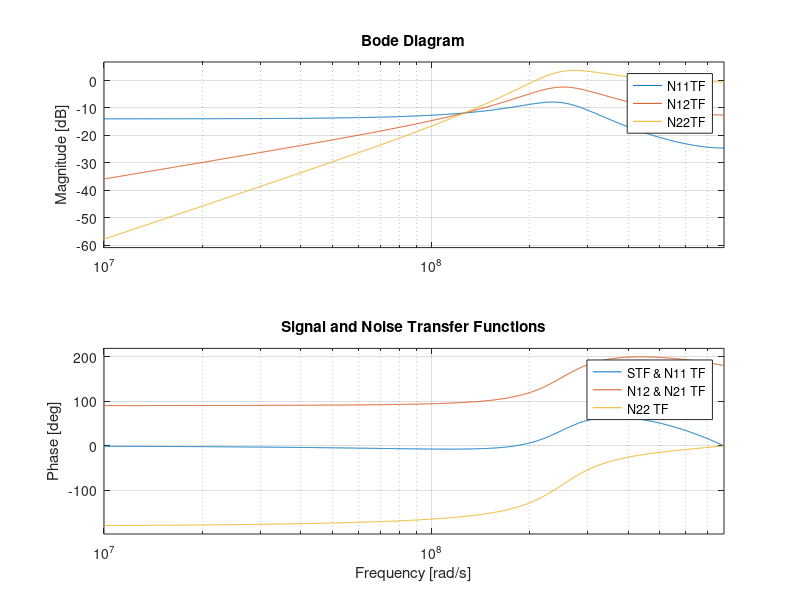

The MATLAB script that drew this image:
A = 0.5;
Ts = 1/250e6;

STF = tf([A/2],[1, A-2, 1+A+A/2], Ts)

N11TF = STF

N12TF = tf([A, -A],[1, A-2, 1+A+A/2], Ts)

N21TF = N12TF

N22TF = tf([1, -2, 1],[1, A-2, 1+A+A/2], Ts)

IRN11 = N11TF/STF
IRN12 = N12TF/STF
IRN21 = IRN12
IRN22 = N22TF/STF


bode(IRN11, IRN12,IRN22)
%xlim([2*pi*1e2,2*pi*500e3])
title('Input-Referred Noise Transfer Functions')
legend('N11', 'N12 & N21', 'N22')
grid on


%%

bode(N11TF, N12TF, N22TF)
%xlim([2*pi*1e2,2*pi*500e3])
title('Signal and Noise Transfer Functions')
legend('STF & N11 TF', 'N12 & N21 TF', 'N22 TF')
grid on
